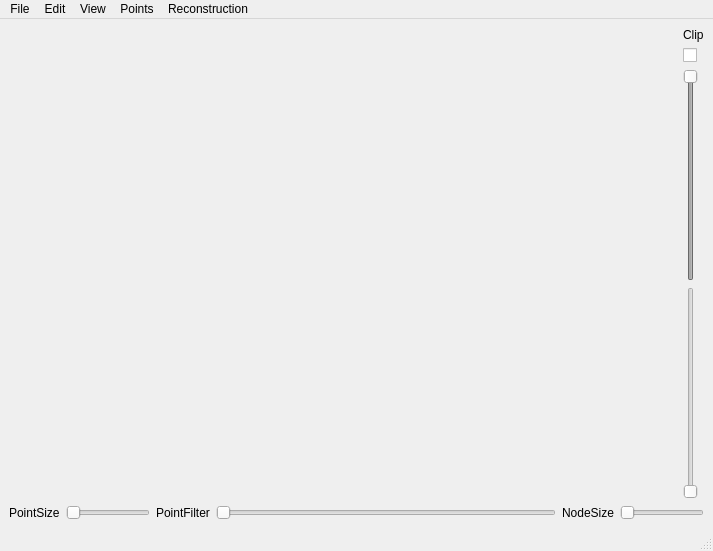
<?xml version="1.0" encoding="UTF-8"?>
<ui version="4.0">
 <class>MainWindow</class>
 <widget class="QMainWindow" name="MainWindow">
  <property name="geometry">
   <rect>
    <x>0</x>
    <y>0</y>
    <width>713</width>
    <height>551</height>
   </rect>
  </property>
  <property name="windowTitle">
   <string>Plantscan3D</string>
  </property>
  <widget class="QWidget" name="centralwidget">
   <layout class="QGridLayout" name="gridLayout">
    <item row="0" column="0" rowspan="4" colspan="6">
     <widget class="GLMTGEditor" name="mtgeditor" native="true"/>
    </item>
    <item row="0" column="6">
     <widget class="QLabel" name="label_3">
      <property name="text">
       <string>Clip</string>
      </property>
     </widget>
    </item>
    <item row="1" column="6">
     <widget class="QCheckBox" name="visibilityEnabled">
      <property name="text">
       <string/>
      </property>
      <property name="checked">
       <bool>false</bool>
      </property>
     </widget>
    </item>
    <item row="2" column="6">
     <widget class="QSlider" name="backVisibilitySlider">
      <property name="enabled">
       <bool>false</bool>
      </property>
      <property name="layoutDirection">
       <enum>Qt::LeftToRight</enum>
      </property>
      <property name="maximum">
       <number>100</number>
      </property>
      <property name="value">
       <number>100</number>
      </property>
      <property name="invertedControls">
       <bool>true</bool>
      </property>
     </widget>
    </item>
    <item row="3" column="6">
     <widget class="QSlider" name="frontVisibilitySlider">
      <property name="enabled">
       <bool>false</bool>
      </property>
      <property name="orientation">
       <enum>Qt::Vertical</enum>
      </property>
     </widget>
    </item>
    <item row="4" column="0">
     <widget class="QLabel" name="label">
      <property name="text">
       <string>PointSize</string>
      </property>
     </widget>
    </item>
    <item row="4" column="1">
     <widget class="QSlider" name="pointSizeSlider">
      <property name="minimum">
       <number>1</number>
      </property>
      <property name="maximum">
       <number>10</number>
      </property>
      <property name="orientation">
       <enum>Qt::Horizontal</enum>
      </property>
     </widget>
    </item>
    <item row="4" column="2">
     <widget class="QLabel" name="label_2">
      <property name="text">
       <string>PointFilter</string>
      </property>
     </widget>
    </item>
    <item row="4" column="3">
     <widget class="QSlider" name="pointFilterSlider">
      <property name="sizePolicy">
       <sizepolicy hsizetype="Expanding" vsizetype="Fixed">
        <horstretch>4</horstretch>
        <verstretch>0</verstretch>
       </sizepolicy>
      </property>
      <property name="maximum">
       <number>1000</number>
      </property>
      <property name="orientation">
       <enum>Qt::Horizontal</enum>
      </property>
     </widget>
    </item>
    <item row="4" column="4">
     <widget class="QLabel" name="label_4">
      <property name="text">
       <string>NodeSize</string>
      </property>
     </widget>
    </item>
    <item row="4" column="5" colspan="2">
     <widget class="QSlider" name="nodeSizeSlider">
      <property name="minimum">
       <number>1</number>
      </property>
      <property name="maximum">
       <number>10</number>
      </property>
      <property name="orientation">
       <enum>Qt::Horizontal</enum>
      </property>
     </widget>
    </item>
   </layout>
  </widget>
  <widget class="QMenuBar" name="menubar">
   <property name="geometry">
    <rect>
     <x>0</x>
     <y>0</y>
     <width>713</width>
     <height>22</height>
    </rect>
   </property>
   <widget class="QMenu" name="menuFile">
    <property name="title">
     <string>File</string>
    </property>
    <widget class="QMenu" name="menuExport_MTG">
     <property name="title">
      <string>Export MTG</string>
     </property>
     <addaction name="actionExportNodeList"/>
    </widget>
    <widget class="QMenu" name="menuExport_View">
     <property name="title">
      <string>Export View</string>
     </property>
     <addaction name="actionExportGeom"/>
     <addaction name="actionSaveSnapshot"/>
    </widget>
    <widget class="QMenu" name="menuLoad">
     <property name="title">
      <string>Load</string>
     </property>
     <addaction name="actionPuu1"/>
     <addaction name="actionPuu3"/>
     <addaction name="actionCherry"/>
     <addaction name="actionArabido"/>
     <addaction name="actionAppleTree"/>
    </widget>
    <widget class="QMenu" name="menuRecents">
     <property name="title">
      <string>Recents</string>
     </property>
    </widget>
    <addaction name="actionOpen_Project"/>
    <addaction name="actionSave_Project"/>
    <addaction name="separator"/>
    <addaction name="actionOpenMTG"/>
    <addaction name="actionSave"/>
    <addaction name="actionSaveMTG"/>
    <addaction name="separator"/>
    <addaction name="actionImportPoints"/>
    <addaction name="actionExportPoints"/>
    <addaction name="separator"/>
    <addaction name="actionImportMTG"/>
    <addaction name="menuExport_MTG"/>
    <addaction name="separator"/>
    <addaction name="menuExport_View"/>
    <addaction name="separator"/>
    <addaction name="menuRecents"/>
    <addaction name="menuLoad"/>
    <addaction name="separator"/>
    <addaction name="actionExit"/>
   </widget>
   <widget class="QMenu" name="menuView">
    <property name="title">
     <string>View</string>
    </property>
    <widget class="QMenu" name="menuTheme">
     <property name="title">
      <string>Theme</string>
     </property>
     <addaction name="actionWhiteTheme"/>
     <addaction name="actionBlackTheme"/>
    </widget>
    <addaction name="actionViewPoints"/>
    <addaction name="actionViewPointAttributes"/>
    <addaction name="separator"/>
    <addaction name="actionViewMTG"/>
    <addaction name="actionViewControlPoints"/>
    <addaction name="actionViewRadius"/>
    <addaction name="separator"/>
    <addaction name="actionView3DModel"/>
    <addaction name="separator"/>
    <addaction name="actionRefreshView"/>
    <addaction name="separator"/>
    <addaction name="actionAdjustView"/>
    <addaction name="menuTheme"/>
   </widget>
   <widget class="QMenu" name="menuReconstruction">
    <property name="title">
     <string>Reconstruction</string>
    </property>
    <widget class="QMenu" name="menuRadius">
     <property name="title">
      <string>Radius</string>
     </property>
     <addaction name="actionComputeMaxRadius"/>
     <addaction name="actionComputeMeanRadius"/>
     <addaction name="separator"/>
     <addaction name="actionSmoothRadius"/>
     <addaction name="actionThresholdRadius"/>
     <addaction name="separator"/>
     <addaction name="actionPipeModel"/>
     <addaction name="actionPipeModelAverageDistance"/>
    </widget>
    <widget class="QMenu" name="menuAdd_Root">
     <property name="title">
      <string>Add Root</string>
     </property>
     <addaction name="actionRootBottom"/>
     <addaction name="actionRootTop"/>
    </widget>
    <widget class="QMenu" name="menuSkeletization">
     <property name="title">
      <string>Skeletization</string>
     </property>
     <addaction name="actionXuReconstruction"/>
     <addaction name="actionGraphColonization"/>
     <addaction name="actionLivnyReconstruction"/>
     <addaction name="actionScaReconstruction"/>
     <addaction name="actionAdaptiveScaReconstruction"/>
    </widget>
    <widget class="QMenu" name="menuMultiScale">
     <property name="title">
      <string>Multi Scale</string>
     </property>
     <addaction name="actionEditScale"/>
     <addaction name="actionCommitScale"/>
    </widget>
    <widget class="QMenu" name="menuSkeleton">
     <property name="enabled">
      <bool>true</bool>
     </property>
     <property name="title">
      <string>Skeleton</string>
     </property>
     <addaction name="actionSmoothPosition"/>
     <addaction name="actionCheckMTG"/>
    </widget>
    <addaction name="menuAdd_Root"/>
    <addaction name="separator"/>
    <addaction name="menuSkeletization"/>
    <addaction name="separator"/>
    <addaction name="menuSkeleton"/>
    <addaction name="separator"/>
    <addaction name="menuRadius"/>
    <addaction name="separator"/>
    <addaction name="action3DRepresentation"/>
    <addaction name="separator"/>
    <addaction name="menuMultiScale"/>
    <addaction name="separator"/>
    <addaction name="actionTagProperty"/>
    <addaction name="separator"/>
    <addaction name="actionAngleEstimation"/>
    <addaction name="separator"/>
   </widget>
   <widget class="QMenu" name="menuEdit">
    <property name="title">
     <string>Edit</string>
    </property>
    <addaction name="actionUndo"/>
    <addaction name="actionRedo"/>
    <addaction name="separator"/>
    <addaction name="actionRevolveAroundScene"/>
    <addaction name="actionShowAll"/>
   </widget>
   <widget class="QMenu" name="menuPoints">
    <property name="title">
     <string>Points</string>
    </property>
    <widget class="QMenu" name="menuContraction">
     <property name="title">
      <string>Contraction</string>
     </property>
     <addaction name="actionEuclidianContraction"/>
     <addaction name="actionLaplacianContraction"/>
     <addaction name="actionRiemannianContraction"/>
     <addaction name="actionAdaptiveRadialContraction"/>
     <addaction name="actionPathBasedContraction"/>
     <addaction name="actionROSAContraction"/>
    </widget>
    <widget class="QMenu" name="menuAlign">
     <property name="title">
      <string>Align</string>
     </property>
     <addaction name="actionAlignGlobal"/>
     <addaction name="separator"/>
     <addaction name="actionScaleAndCenter"/>
     <addaction name="separator"/>
     <addaction name="actionAlignOptimizeAll"/>
     <addaction name="actionAlignOptimizeOrientation"/>
     <addaction name="actionAlignOptimizePosition"/>
    </widget>
    <widget class="QMenu" name="menuDensity">
     <property name="title">
      <string>Density</string>
     </property>
     <addaction name="actionKDensity"/>
     <addaction name="actionRDensity"/>
     <addaction name="actionRDensity_MT"/>
     <addaction name="separator"/>
     <addaction name="actionDensityHistogram"/>
    </widget>
    <widget class="QMenu" name="menuFilter">
     <property name="title">
      <string>Filter</string>
     </property>
     <addaction name="actionFilterMinDensity"/>
     <addaction name="actionFilterMaxDensity"/>
    </widget>
    <widget class="QMenu" name="menuDirections">
     <property name="title">
      <string>Directions</string>
     </property>
     <addaction name="actionPointDirections"/>
     <addaction name="actionAverageDirections"/>
    </widget>
    <widget class="QMenu" name="menuSelection">
     <property name="title">
      <string>Selection</string>
     </property>
     <addaction name="actionSoil"/>
     <addaction name="actionPoles"/>
     <addaction name="actionWires"/>
    </widget>
    <addaction name="actionReorient"/>
    <addaction name="actionSortZ"/>
    <addaction name="separator"/>
    <addaction name="actionSubSampling"/>
    <addaction name="separator"/>
    <addaction name="menuSelection"/>
    <addaction name="separator"/>
    <addaction name="menuDensity"/>
    <addaction name="separator"/>
    <addaction name="menuDirections"/>
    <addaction name="separator"/>
    <addaction name="actionPointNormals"/>
    <addaction name="separator"/>
    <addaction name="menuFilter"/>
    <addaction name="separator"/>
    <addaction name="menuContraction"/>
    <addaction name="separator"/>
    <addaction name="menuAlign"/>
    <addaction name="separator"/>
    <addaction name="actionPointClusters"/>
   </widget>
   <addaction name="menuFile"/>
   <addaction name="menuEdit"/>
   <addaction name="menuView"/>
   <addaction name="menuPoints"/>
   <addaction name="menuReconstruction"/>
  </widget>
  <widget class="QStatusBar" name="statusbar"/>
  <action name="actionNodesInfo">
   <property name="text">
    <string>Import Debug Info</string>
   </property>
  </action>
  <action name="actionImportPoints">
   <property name="text">
    <string>Import Points</string>
   </property>
   <property name="shortcut">
    <string>Ctrl+P</string>
   </property>
  </action>
  <action name="actionOpenMTG">
   <property name="text">
    <string>Open MTG</string>
   </property>
   <property name="shortcut">
    <string>Ctrl+O</string>
   </property>
  </action>
  <action name="actionSaveMTG">
   <property name="text">
    <string>Save MTG as</string>
   </property>
  </action>
  <action name="actionExit">
   <property name="text">
    <string>Exit</string>
   </property>
  </action>
  <action name="actionViewMTG">
   <property name="checkable">
    <bool>true</bool>
   </property>
   <property name="text">
    <string>MTG</string>
   </property>
  </action>
  <action name="actionViewPoints">
   <property name="checkable">
    <bool>true</bool>
   </property>
   <property name="text">
    <string>Points</string>
   </property>
  </action>
  <action name="actionAdjustView">
   <property name="text">
    <string>Adjust View</string>
   </property>
  </action>
  <action name="actionViewControlPoints">
   <property name="checkable">
    <bool>true</bool>
   </property>
   <property name="text">
    <string>Control Points</string>
   </property>
  </action>
  <action name="actionRefreshView">
   <property name="text">
    <string>Refresh View</string>
   </property>
  </action>
  <action name="actionContract">
   <property name="enabled">
    <bool>false</bool>
   </property>
   <property name="text">
    <string>Preuksakarn et al.</string>
   </property>
  </action>
  <action name="actionAdaptiveScaReconstruction">
   <property name="enabled">
    <bool>true</bool>
   </property>
   <property name="text">
    <string>Adaptive Space Colonization</string>
   </property>
  </action>
  <action name="actionExportGeom">
   <property name="text">
    <string>As PlantGL file</string>
   </property>
  </action>
  <action name="actionViewContractedPoints">
   <property name="checkable">
    <bool>true</bool>
   </property>
   <property name="text">
    <string>Contracted Points</string>
   </property>
  </action>
  <action name="actionImportContractedPoints">
   <property name="enabled">
    <bool>false</bool>
   </property>
   <property name="text">
    <string>Import Contracted Points</string>
   </property>
  </action>
  <action name="actionExportContractedPoints">
   <property name="enabled">
    <bool>false</bool>
   </property>
   <property name="text">
    <string>Export Contracted Points</string>
   </property>
  </action>
  <action name="actionView3DModel">
   <property name="checkable">
    <bool>true</bool>
   </property>
   <property name="text">
    <string>3D Model</string>
   </property>
  </action>
  <action name="actionComputeMaxRadius">
   <property name="text">
    <string>Estimate As Max Point Dist.</string>
   </property>
  </action>
  <action name="actionSmoothRadius">
   <property name="enabled">
    <bool>true</bool>
   </property>
   <property name="text">
    <string>Smooth</string>
   </property>
  </action>
  <action name="actionThresholdRadius">
   <property name="enabled">
    <bool>true</bool>
   </property>
   <property name="text">
    <string>Filtering</string>
   </property>
  </action>
  <action name="actionCheckMTG">
   <property name="text">
    <string>Check Validity</string>
   </property>
  </action>
  <action name="actionExportNodeList">
   <property name="text">
    <string>As Node List</string>
   </property>
  </action>
  <action name="actionUndo">
   <property name="enabled">
    <bool>false</bool>
   </property>
   <property name="text">
    <string>Undo</string>
   </property>
   <property name="shortcut">
    <string>Ctrl+Z</string>
   </property>
  </action>
  <action name="actionPuu1">
   <property name="text">
    <string>puu1</string>
   </property>
   <property name="shortcut">
    <string>Ctrl+1</string>
   </property>
  </action>
  <action name="actionPuu3">
   <property name="text">
    <string>puu3</string>
   </property>
   <property name="shortcut">
    <string>Ctrl+3</string>
   </property>
  </action>
  <action name="actionCherry">
   <property name="text">
    <string>cherry</string>
   </property>
   <property name="shortcut">
    <string>Ctrl+9</string>
   </property>
  </action>
  <action name="actionSave">
   <property name="text">
    <string>Save MTG</string>
   </property>
   <property name="shortcut">
    <string>Ctrl+S</string>
   </property>
  </action>
  <action name="actionSaveSnapshot">
   <property name="text">
    <string>As snapshot</string>
   </property>
  </action>
  <action name="actionRevolveAroundScene">
   <property name="text">
    <string>Revolve Around Scene</string>
   </property>
  </action>
  <action name="actionShowAll">
   <property name="text">
    <string>Show All</string>
   </property>
  </action>
  <action name="actionReorient">
   <property name="text">
    <string>Swap Y and Z</string>
   </property>
  </action>
  <action name="actionXuReconstruction">
   <property name="text">
    <string>Xu et al.</string>
   </property>
  </action>
  <action name="actionRootBottom">
   <property name="text">
    <string>Bottom</string>
   </property>
  </action>
  <action name="actionRootTop">
   <property name="text">
    <string>Top</string>
   </property>
  </action>
  <action name="actionSubSampling">
   <property name="text">
    <string>Sub-Sampling</string>
   </property>
  </action>
  <action name="actionTest">
   <property name="text">
    <string>test</string>
   </property>
  </action>
  <action name="actionRedo">
   <property name="enabled">
    <bool>false</bool>
   </property>
   <property name="text">
    <string>Redo</string>
   </property>
   <property name="shortcut">
    <string>Ctrl+Y</string>
   </property>
  </action>
  <action name="actionEuclidianContraction">
   <property name="text">
    <string>Euclidian</string>
   </property>
  </action>
  <action name="actionRiemannianContraction">
   <property name="text">
    <string>Riemannian</string>
   </property>
  </action>
  <action name="actionAngleEstimation">
   <property name="text">
    <string>Angle Estimation</string>
   </property>
  </action>
  <action name="actionAs_nothing">
   <property name="text">
    <string>As nothing</string>
   </property>
  </action>
  <action name="actionAs_picture">
   <property name="text">
    <string>As picture</string>
   </property>
  </action>
  <action name="actionExportPoints">
   <property name="text">
    <string>Export Points</string>
   </property>
  </action>
  <action name="actionOpen_Project">
   <property name="enabled">
    <bool>false</bool>
   </property>
   <property name="text">
    <string>Open Project</string>
   </property>
  </action>
  <action name="actionSave_Project">
   <property name="enabled">
    <bool>false</bool>
   </property>
   <property name="text">
    <string>Save Project</string>
   </property>
  </action>
  <action name="actionArabido">
   <property name="text">
    <string>arabido</string>
   </property>
  </action>
  <action name="actionEditScale">
   <property name="text">
    <string>Scale Edition</string>
   </property>
  </action>
  <action name="actionCommitScale">
   <property name="text">
    <string>Commit Scale</string>
   </property>
  </action>
  <action name="actionTagProperty">
   <property name="text">
    <string>Tag Property</string>
   </property>
  </action>
  <action name="actionAlignGlobal">
   <property name="text">
    <string>Globally</string>
   </property>
  </action>
  <action name="actionAppleTree">
   <property name="text">
    <string>apple tree</string>
   </property>
  </action>
  <action name="actionAlignOptimizeAll">
   <property name="text">
    <string>Optimize All</string>
   </property>
  </action>
  <action name="actionAlignOptimizeOrientation">
   <property name="text">
    <string>Optimize Orientation</string>
   </property>
  </action>
  <action name="actionAlignOptimizeSize">
   <property name="text">
    <string>Optimize Size</string>
   </property>
  </action>
  <action name="actionAlignOptimizePosition">
   <property name="text">
    <string>Optimize Position</string>
   </property>
  </action>
  <action name="actionViewRadius">
   <property name="checkable">
    <bool>true</bool>
   </property>
   <property name="text">
    <string>Radius</string>
   </property>
  </action>
  <action name="actionScale_and_Center">
   <property name="text">
    <string>Scale and Center</string>
   </property>
  </action>
  <action name="actionScaleAndCenter">
   <property name="text">
    <string>Scale and Center</string>
   </property>
  </action>
  <action name="action3DRepresentation">
   <property name="text">
    <string>3D Representation</string>
   </property>
  </action>
  <action name="actionComputeMeanRadius">
   <property name="text">
    <string>Estimate As Mean Point Dist</string>
   </property>
  </action>
  <action name="actionImportMTG">
   <property name="text">
    <string>Import Digit MTG</string>
   </property>
  </action>
  <action name="actionLaplacianContraction">
   <property name="text">
    <string>Laplacian</string>
   </property>
  </action>
  <action name="actionAdaptiveRadialContraction">
   <property name="text">
    <string>Adaptive Radial</string>
   </property>
  </action>
  <action name="actionFilterMinDensity">
   <property name="text">
    <string>Filter Min Density</string>
   </property>
  </action>
  <action name="actionFilterMaxDensity">
   <property name="text">
    <string>Filter Max Density</string>
   </property>
  </action>
  <action name="actionKDensity">
   <property name="text">
    <string>K-Density</string>
   </property>
  </action>
  <action name="actionRDensity">
   <property name="text">
    <string>R-Density</string>
   </property>
  </action>
  <action name="actionLivnyReconstruction">
   <property name="text">
    <string>Livny et al</string>
   </property>
  </action>
  <action name="actionRDensity_MT">
   <property name="text">
    <string>R-Density MT</string>
   </property>
  </action>
  <action name="actionPathBasedContraction">
   <property name="text">
    <string>Path Based (Livny et al)</string>
   </property>
  </action>
  <action name="actionPointNormals">
   <property name="text">
    <string>Normals</string>
   </property>
  </action>
  <action name="actionROSAContraction">
   <property name="text">
    <string>ROSA (Tagliasacchi et al.)</string>
   </property>
  </action>
  <action name="actionViewPointAttributes">
   <property name="checkable">
    <bool>true</bool>
   </property>
   <property name="text">
    <string>Point Attributes</string>
   </property>
  </action>
  <action name="actionSortZ">
   <property name="text">
    <string>Sort Z</string>
   </property>
  </action>
  <action name="actionSmoothPosition">
   <property name="enabled">
    <bool>true</bool>
   </property>
   <property name="text">
    <string>Smooth</string>
   </property>
  </action>
  <action name="actionPipeModelAverageDistance">
   <property name="enabled">
    <bool>true</bool>
   </property>
   <property name="text">
    <string>Pipe Model from Av. Dist</string>
   </property>
  </action>
  <action name="actionPipeModel">
   <property name="enabled">
    <bool>true</bool>
   </property>
   <property name="text">
    <string>Pipe Model</string>
   </property>
  </action>
  <action name="actionDensityHistogram">
   <property name="enabled">
    <bool>true</bool>
   </property>
   <property name="text">
    <string>Histogram</string>
   </property>
  </action>
  <action name="actionPointDirections">
   <property name="text">
    <string>Estimate</string>
   </property>
  </action>
  <action name="actionAverageDirections">
   <property name="enabled">
    <bool>false</bool>
   </property>
   <property name="text">
    <string>Average</string>
   </property>
  </action>
  <action name="actionClearRecents">
   <property name="text">
    <string>Clear</string>
   </property>
  </action>
  <action name="actionGraphColonization">
   <property name="text">
    <string>Adaptive R. Graph Colonization</string>
   </property>
  </action>
  <action name="actionPointClusters">
   <property name="text">
    <string>Clusters</string>
   </property>
  </action>
  <action name="actionWhiteTheme">
   <property name="text">
    <string>White</string>
   </property>
  </action>
  <action name="actionBlackTheme">
   <property name="text">
    <string>Black</string>
   </property>
  </action>
  <action name="actionScaReconstruction">
   <property name="text">
    <string>Space Colonization</string>
   </property>
  </action>
  <action name="actionSoil">
   <property name="text">
    <string>Soil</string>
   </property>
  </action>
  <action name="actionPoles">
   <property name="text">
    <string>Pole</string>
   </property>
  </action>
  <action name="actionWires">
   <property name="text">
    <string>Wire</string>
   </property>
  </action>
 </widget>
 <customwidgets>
  <customwidget>
   <class>GLMTGEditor</class>
   <extends>QWidget</extends>
   <header>mtgeditorwidget.h</header>
   <container>1</container>
  </customwidget>
 </customwidgets>
 <resources/>
 <connections>
  <connection>
   <sender>visibilityEnabled</sender>
   <signal>toggled(bool)</signal>
   <receiver>frontVisibilitySlider</receiver>
   <slot>setEnabled(bool)</slot>
   <hints>
    <hint type="sourcelabel">
     <x>694</x>
     <y>36</y>
    </hint>
    <hint type="destinationlabel">
     <x>694</x>
     <y>405</y>
    </hint>
   </hints>
  </connection>
  <connection>
   <sender>visibilityEnabled</sender>
   <signal>toggled(bool)</signal>
   <receiver>backVisibilitySlider</receiver>
   <slot>setEnabled(bool)</slot>
   <hints>
    <hint type="sourcelabel">
     <x>694</x>
     <y>36</y>
    </hint>
    <hint type="destinationlabel">
     <x>694</x>
     <y>165</y>
    </hint>
   </hints>
  </connection>
 </connections>
</ui>
